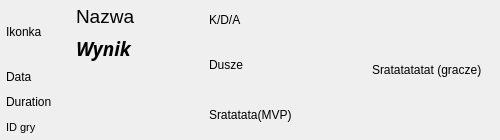
<?xml version="1.0" encoding="UTF-8"?>
<ui version="4.0">
 <class>Form_Game</class>
 <widget class="QWidget" name="Form_Game">
  <property name="geometry">
   <rect>
    <x>0</x>
    <y>0</y>
    <width>500</width>
    <height>140</height>
   </rect>
  </property>
  <property name="sizePolicy">
   <sizepolicy hsizetype="Fixed" vsizetype="Fixed">
    <horstretch>0</horstretch>
    <verstretch>0</verstretch>
   </sizepolicy>
  </property>
  <property name="minimumSize">
   <size>
    <width>500</width>
    <height>140</height>
   </size>
  </property>
  <property name="maximumSize">
   <size>
    <width>500</width>
    <height>140</height>
   </size>
  </property>
  <property name="windowTitle">
   <string>Form</string>
  </property>
  <layout class="QHBoxLayout" name="horizontalLayout">
   <property name="spacing">
    <number>5</number>
   </property>
   <property name="leftMargin">
    <number>0</number>
   </property>
   <property name="topMargin">
    <number>0</number>
   </property>
   <property name="rightMargin">
    <number>0</number>
   </property>
   <property name="bottomMargin">
    <number>0</number>
   </property>
   <item>
    <layout class="QGridLayout" name="gridLayout">
     <property name="leftMargin">
      <number>6</number>
     </property>
     <property name="spacing">
      <number>0</number>
     </property>
     <item row="0" column="0">
      <widget class="QLabel" name="label_heroicon">
       <property name="sizePolicy">
        <sizepolicy hsizetype="Fixed" vsizetype="Fixed">
         <horstretch>0</horstretch>
         <verstretch>0</verstretch>
        </sizepolicy>
       </property>
       <property name="minimumSize">
        <size>
         <width>64</width>
         <height>64</height>
        </size>
       </property>
       <property name="maximumSize">
        <size>
         <width>64</width>
         <height>64</height>
        </size>
       </property>
       <property name="baseSize">
        <size>
         <width>64</width>
         <height>64</height>
        </size>
       </property>
       <property name="text">
        <string>Ikonka</string>
       </property>
      </widget>
     </item>
     <item row="0" column="1">
      <layout class="QVBoxLayout" name="verticalLayout_3">
       <property name="leftMargin">
        <number>6</number>
       </property>
       <item>
        <widget class="QLabel" name="label_heroname">
         <property name="sizePolicy">
          <sizepolicy hsizetype="Fixed" vsizetype="Fixed">
           <horstretch>0</horstretch>
           <verstretch>0</verstretch>
          </sizepolicy>
         </property>
         <property name="minimumSize">
          <size>
           <width>128</width>
           <height>32</height>
          </size>
         </property>
         <property name="maximumSize">
          <size>
           <width>128</width>
           <height>32</height>
          </size>
         </property>
         <property name="baseSize">
          <size>
           <width>64</width>
           <height>32</height>
          </size>
         </property>
         <property name="font">
          <font>
           <pointsize>14</pointsize>
          </font>
         </property>
         <property name="text">
          <string>Nazwa</string>
         </property>
        </widget>
       </item>
       <item>
        <widget class="QLabel" name="label_wynik">
         <property name="sizePolicy">
          <sizepolicy hsizetype="Fixed" vsizetype="Fixed">
           <horstretch>0</horstretch>
           <verstretch>0</verstretch>
          </sizepolicy>
         </property>
         <property name="minimumSize">
          <size>
           <width>128</width>
           <height>32</height>
          </size>
         </property>
         <property name="maximumSize">
          <size>
           <width>128</width>
           <height>32</height>
          </size>
         </property>
         <property name="baseSize">
          <size>
           <width>32</width>
           <height>64</height>
          </size>
         </property>
         <property name="font">
          <font>
           <family>VALVE Oracle</family>
           <pointsize>14</pointsize>
           <italic>true</italic>
           <bold>true</bold>
          </font>
         </property>
         <property name="text">
          <string>Wynik</string>
         </property>
         <property name="textFormat">
          <enum>Qt::TextFormat::PlainText</enum>
         </property>
        </widget>
       </item>
      </layout>
     </item>
     <item row="1" column="0" colspan="2">
      <layout class="QVBoxLayout" name="verticalLayout_4">
       <property name="leftMargin">
        <number>0</number>
       </property>
       <item>
        <widget class="QLabel" name="label_data">
         <property name="text">
          <string>Data</string>
         </property>
        </widget>
       </item>
       <item>
        <widget class="QLabel" name="label_duration">
         <property name="text">
          <string>Duration</string>
         </property>
        </widget>
       </item>
       <item>
        <widget class="QLabel" name="label_idgry">
         <property name="font">
          <font>
           <pointsize>8</pointsize>
          </font>
         </property>
         <property name="text">
          <string>ID gry</string>
         </property>
        </widget>
       </item>
      </layout>
     </item>
    </layout>
   </item>
   <item>
    <layout class="QVBoxLayout" name="verticalLayout_5">
     <item>
      <widget class="QLabel" name="label_KDA">
       <property name="sizePolicy">
        <sizepolicy hsizetype="Fixed" vsizetype="Fixed">
         <horstretch>0</horstretch>
         <verstretch>0</verstretch>
        </sizepolicy>
       </property>
       <property name="minimumSize">
        <size>
         <width>128</width>
         <height>40</height>
        </size>
       </property>
       <property name="maximumSize">
        <size>
         <width>128</width>
         <height>40</height>
        </size>
       </property>
       <property name="text">
        <string>K/D/A</string>
       </property>
      </widget>
     </item>
     <item>
      <widget class="QLabel" name="label_Dusze">
       <property name="sizePolicy">
        <sizepolicy hsizetype="Fixed" vsizetype="Fixed">
         <horstretch>0</horstretch>
         <verstretch>0</verstretch>
        </sizepolicy>
       </property>
       <property name="minimumSize">
        <size>
         <width>128</width>
         <height>40</height>
        </size>
       </property>
       <property name="maximumSize">
        <size>
         <width>128</width>
         <height>40</height>
        </size>
       </property>
       <property name="text">
        <string>Dusze</string>
       </property>
      </widget>
     </item>
     <item>
      <widget class="QLabel" name="label_MVP">
       <property name="text">
        <string>Sratatata(MVP)</string>
       </property>
      </widget>
     </item>
    </layout>
   </item>
   <item>
    <widget class="QLabel" name="label_Gracze">
     <property name="sizePolicy">
      <sizepolicy hsizetype="Fixed" vsizetype="Fixed">
       <horstretch>0</horstretch>
       <verstretch>0</verstretch>
      </sizepolicy>
     </property>
     <property name="minimumSize">
      <size>
       <width>128</width>
       <height>128</height>
      </size>
     </property>
     <property name="maximumSize">
      <size>
       <width>128</width>
       <height>128</height>
      </size>
     </property>
     <property name="text">
      <string>Sratatatatat (gracze)</string>
     </property>
    </widget>
   </item>
  </layout>
 </widget>
 <resources/>
 <connections/>
</ui>
